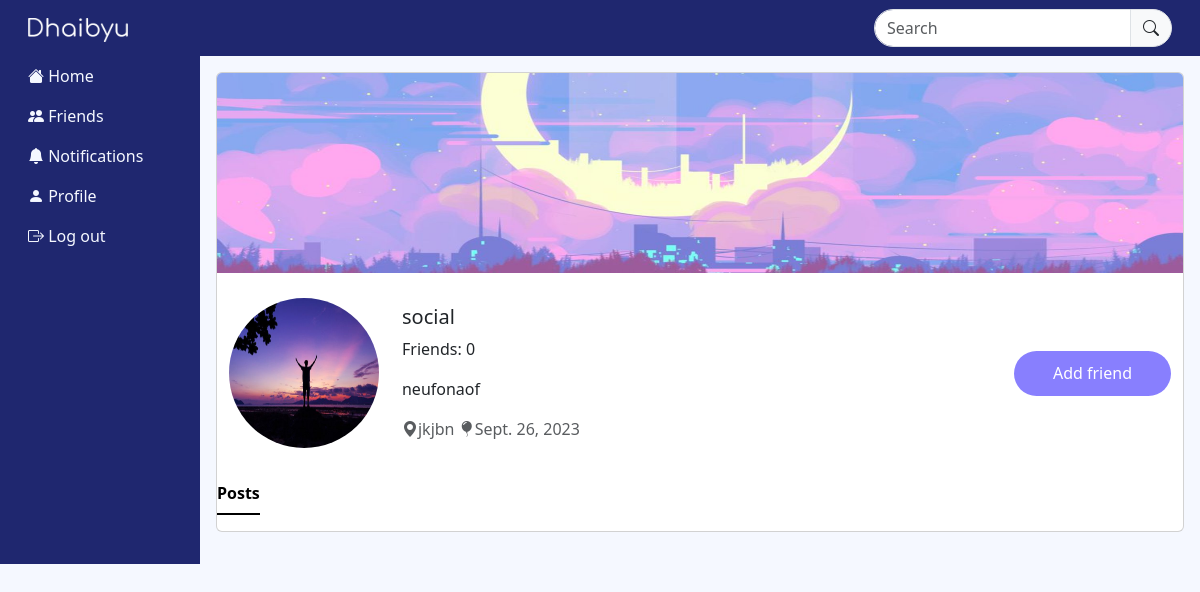
/profile/33, run on the app's committed database.
### core/models.py (models this page shows, shortened)
class UserProfile(models.Model):
    user = models.OneToOneField(User, primary_key=True, verbose_name='user', related_name='profile', on_delete=models.CASCADE)
    username = models.CharField(max_length=200)
    first_name = models.CharField(max_length=30, null=True, blank=True)
    last_name = models.CharField(max_length=30, null=True, blank=True)
    bio = models.CharField(max_length=200, null=True, blank=True)
    email=models.CharField(max_length=200)
    phone = models.CharField(max_length=15, null=True, blank=True)
    profile_pic = models.ImageField(default="default_picture.png", upload_to='profile_pictures/',null=True, blank=True)
    banner_pic = models.ImageField(default="banner_default.png", upload_to='banner_pictures/',null=True, blank=True)
    address = models.CharField(max_length=50, null=True, blank=True)
    dob = models.DateField(max_length=200, null=True, blank=True)
    gender = models.CharField(max_length=10, choices=[('male', 'Male'), ('female', 'Female'), ('other', 'Other')])
    friends = models.ManyToManyField(User, blank=True, related_name='friends')

### core/views.py (the view)
# urls.py: path('profile/<int:pk>', views.ProfilePageView.as_view(), name="profile"),
class ProfilePageView(View):
    def get(self, request, pk, *args, **kwargs):
        profile = UserProfile.objects.get(pk=pk)
        user = profile.user
        posts = Post.objects.filter(author=user).order_by('-created_on')
        friends = profile.friends.all()
        no_of_friends = len(friends)
        if (no_of_friends) == 0:
            is_friend = False
        for friend in friends:
            if friend == request.user:
                is_friend = True
                break
            else:
                is_friend = False
        context = {
            'user': user,
            'profile': profile,
            'posts': posts,
            'no_of_friends': no_of_friends,
            'is_friend': is_friend,
        }
        return render(request, 'core/profile.html', context)

### templates/core/profile.html (shortened to what this page needs)
{% extends 'core/base.html' %}
{% load static %}
{% load crispy_forms_tags %}
{% block content %}
<div class="col p-3">
    <div class="card mb-3">
        <img src="{{ profile.banner_pic.url }}" class="card-img-top banner" alt="">
        <div class="container-xxl mt-3 mb-3">
            <div class="row g-0 align-items-center">
                <div class="col-md-2">
                    <img src="{{ profile.profile_pic.url }}" class="profile_picture" alt="">
                </div>
                <div class="col-md-8">
                    <div class="card-body">
                        <h5 class="card-title">{{ profile.username }}</h5>
                        <p class="card-text">Friends: {{ no_of_friends }}</p>
                        {% if profile.bio %}
                        <p class="card-text">{{ profile.bio }}</p>
                        {% endif %}
                        {% if profile.address %}
                        <span class="card-text text-body-secondary"><i class="bi bi-geo-alt-fill"></i>{{ profile.address }}</span>
                        {% endif %}
                        {% if profile.dob %}
                        <span class="card-text text-body-secondary"><i class="bi bi-balloon-fill"></i>{{ profile.dob }}</span>
                        {% endif %}
                    </div>
                </div>
                <div class="col-md-2">
                    {% if user == request.user %}
                    {% else %}
                        {% if is_friend %}
                        <form method="POST" action="{% url 'remove-friend' profile.pk %}">
                            {% csrf_token %}
                            <button class="btn unfriend-btn" type="submit">Unfriend</button>
                        </form>
                        {% else %}
                        <form method="POST" action="{% url 'add-friend' profile.pk %}">
                            <button class="btn edit-profile-btn" type="submit">Add friend</button>
                        </form>
                        {% endif %}
                    {% endif %}
                </div>
            </div>
        </div>
        <div class="row">
            <div class="col">
                <ul class="nav nav-underline" style="margin-bottom: 16px;">
                    <li class="nav-item">
                        <span class="nav-link active">Posts</span>
                    </li>
                </ul>
            </div>
        </div>
    </div>
    {% endblock content %}

### static/css/styles.css (style rules this page uses)
* { text-decoration: none; margin: 0; padding: 0; box-sizing: border-box; }
body { background-color: #F5F8FF; }
.profile_picture { position: relative; width: 150px; height: 150px; overflow: hidden; border-radius: 50%; }
.banner { display: inline-block; position: relative; width: 100%; height: 200px; overflow: hidden; }
.edit-profile-btn { border-radius: 30px; background-color: #887ffe; color: white; width: 100%; height: 45px; }

### data on the page
UserProfile: banner_pic (picture), profile_pic (picture), username "social", bio "neufonaof", address "jkjbn", dob "Sept. 26, 2023"

### other printed values
{{ no_of_friends }} "0"
